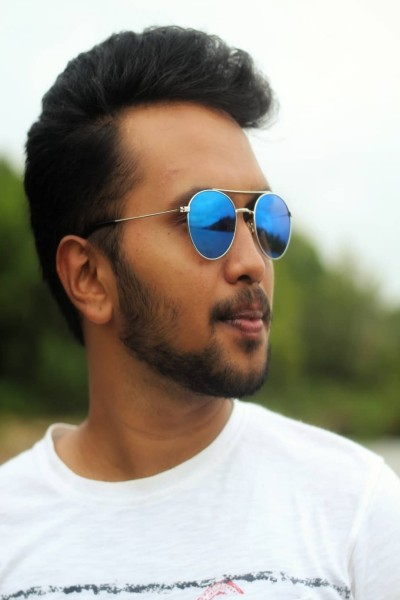
#> input picture Images/VivekKini.jpg, 400 x 600 px, found by its file name
$ jupyter execute --allow-errors Image_merging-code.ipynb   (shell and % lines are left out)
#> lines starting #> are read from the running program, lines starting #| are printed output that depends on the picture; after the words box and inside, x2 and y2 are one past the last pixel; in counts of white or black regions, pixels touching at a corner belong together
[cell 1]
import cv2
import matplotlib.pyplot as plt
import numpy as np
import seaborn as sns
from pylab import rcParams
from google.colab.patches import cv2_imshow


sns.set_style("white")
rcParams['figure.figsize'] = 12, 10

[cell 2]
img = cv2.imread(filename = '/content/drive/MyDrive/Presets/VivekKini.jpg', flags = cv2.IMREAD_COLOR)
#> img is the input picture: shape (600, 400, 3); mean B, G, R 143.2, 155.1, 160.4
print('Shape:', img.shape)
#| Shape: (600, 400, 3)
print('Data type:', img.dtype)
#| Data type: uint8
print('RGB Color Space')
cv2_imshow(img)

[cell 3]
plt.imshow(cv2.cvtColor(src = img, code = cv2.COLOR_BGR2RGB));

[cell 4]
plt.imshow(cv2.cvtColor(src = img, code = cv2.COLOR_BGR2GRAY), cmap = 'gray');
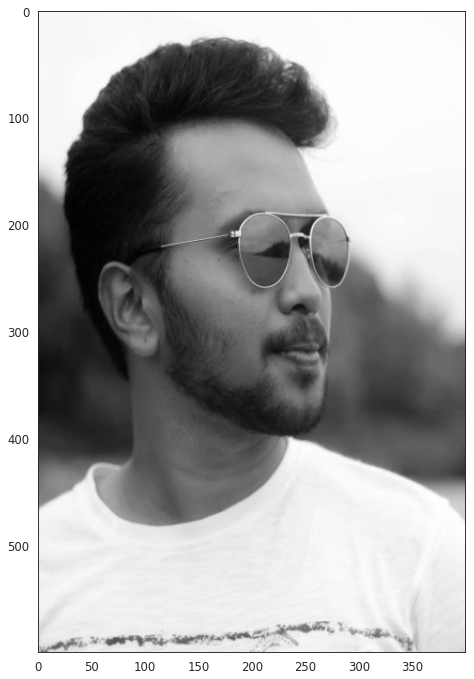
#> figure drawn by matplotlib, 1 panel

[cell 5]
def show_image(image, show_axis=True):
  plt.imshow(cv2.cvtColor(image, cv2.COLOR_BGR2RGB))
  if not show_axis:
    plt.axis('off');

[cell 6]
background = cv2.imread('/content/drive/MyDrive/Presets/manipal-edu.jpg', cv2.IMREAD_COLOR)
#> (the rest of this cell did not finish here and is left out)

[cell 7]
gray = cv2.cvtColor(img, cv2.COLOR_BGR2GRAY)
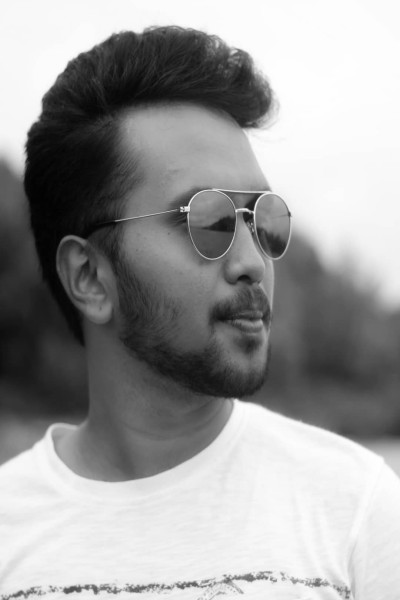
#> gray: shape (600, 400); min 1, max 255, mean 155.3
_, binary = cv2.threshold(
  src = gray,
  thresh = 225,
  maxval = 255,
  type = cv2.THRESH_BINARY_INV
)
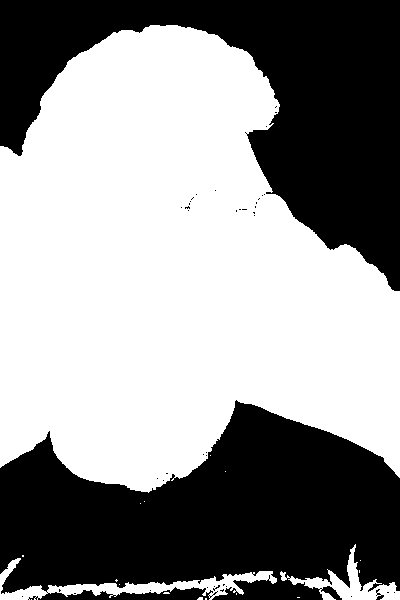
#> binary: shape (600, 400); 57.3% white; 43 black regions (40 under 20 px)

contours, _ = cv2.findContours(
  image = binary,
  mode = cv2.RETR_EXTERNAL,
  method = cv2.CHAIN_APPROX_SIMPLE
)
#> contours = 18 contours, 15 with area under 20; largest, box (x1, y1, x2, y2) and area: (0, 25, 400, 493) 132158, (0, 558, 277, 600) 2464, (280, 544, 400, 600) 1525

contour_img = img.copy()

#> (the rest of this cell did not finish here and is left out)

[cell 8]
mask = np.zeros_like(img)
mask = cv2.drawContours(mask, contours, -1, (255, 255, 255), cv2.FILLED)
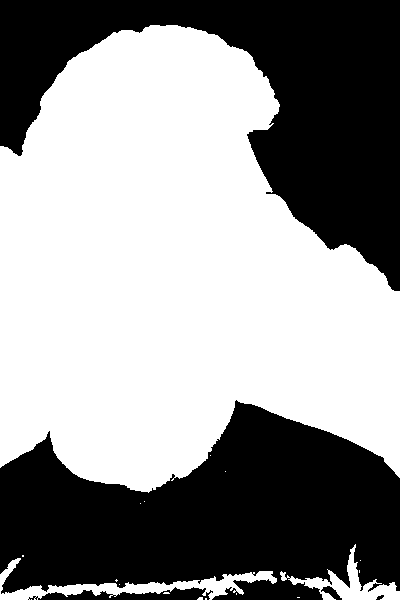
#> mask: shape (600, 400, 3); 57.4% white; 5 black regions, box (x1, y1, x2, y2) and area: (0, 400, 400, 600) 52952, (0, 0, 400, 291) 47961, (28, 587, 213, 600) 1263, (321, 586, 342, 600) 127, (376, 595, 384, 600) 24

show_image(mask)

[cell 9]
resize_width, resize_height = 128, 80

resized = cv2.resize(
  src = img,
  dsize=(resize_width, resize_height),
  interpolation=cv2.INTER_LANCZOS4
)
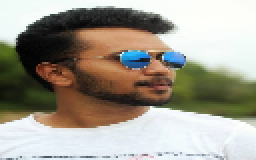
#> resized: shape (80, 128, 3) (shown 2 times larger); mean B, G, R 143.3, 155.2, 160.4

show_image(resized)

[cell 10]
cropped = img[50:400, 50:350]
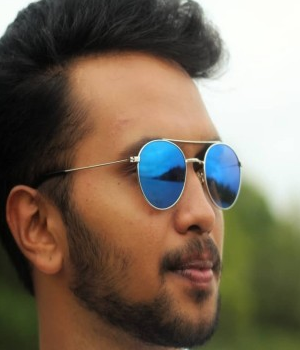
#> cropped: shape (350, 300, 3); mean B, G, R 89, 105.9, 120.1

show_image(cropped)

#> (a cell that did not finish here is left out)

[cell 12]
_, alpha = cv2.threshold(
  src = cv2.cvtColor(cropped, cv2.COLOR_RGB2GRAY),
  thresh = 0,
  maxval = 255,
  type = cv2.THRESH_BINARY
) # 0 = black, where ever their is black we ned to make it alpha i.e, GYM
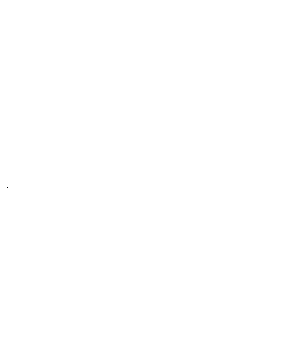
#> alpha: shape (350, 300); 100% white; black in thin lines or dots, all inside (x1, y1, x2, y2) = (7, 187, 8, 188)
#> (the rest of this cell did not finish here and is left out)
